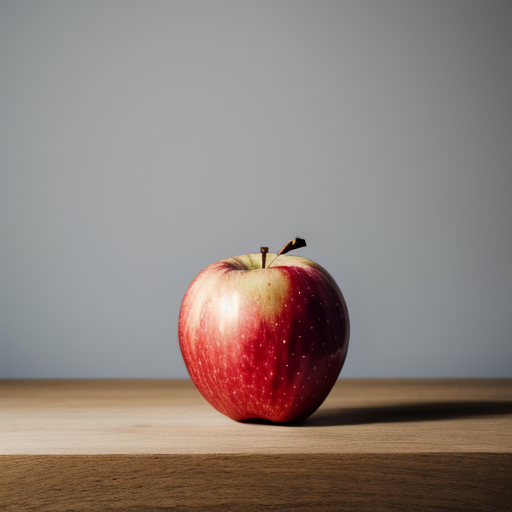
#> input picture data/apple.png, 512 x 512 px
$ jupyter execute --allow-errors poisson_image_editting.ipynb
#> lines starting #> are read from the running program, lines starting #| are printed output that depends on the picture; after the words box and inside, x2 and y2 are one past the last pixel; in counts of white or black regions, pixels touching at a corner belong together
# Setup some variables

[cell 1]
from pathlib import Path

DATA_DIR = "./data"
APPLE_IMAGE_PATH = str(Path(DATA_DIR, "apple.png"))
SEA_IMAGE_PATH = str(Path(DATA_DIR, "sea_with_coral.png"))
MASK_IMAGE_OUTPUT_PATH = str(Path(DATA_DIR, "mask.png"))
BLENDED_IMAGE_OUTPUT_PATH = str(Path(DATA_DIR, "output.png"))

print(APPLE_IMAGE_PATH)
print(SEA_IMAGE_PATH)
print(BLENDED_IMAGE_OUTPUT_PATH)
print(MASK_IMAGE_OUTPUT_PATH)

[cell 2]
import cv2
import numpy as np
import matplotlib.pyplot as plt


def convert_bgr2rgb(image_bgr):
    return cv2.cvtColor(image_bgr, cv2.COLOR_BGR2RGB)


def pil2cv(image_pil, convert_channel=True):
    image_np = np.array(image_pil, dtype=np.uint8)
    if convert_channel:
        image_np = cv2.cvtColor(image_np, cv2.COLOR_RGB2BGR)
    return image_np


def show_image_from_ndarray(image_array, bgr2rgb=True):
    if (len(image_array.shape) < 3) or (image_array.shape[-1] == 1):
        plt.imshow(image_array)
        plt.axis("off")
    else:
        if bgr2rgb:
            plt.imshow(convert_bgr2rgb(image_array))
        else:
            plt.imshow(image_array)
        plt.axis("off")


def segmentation_by_hsv(image_bgr, hsv_lower, hsv_upper):
    hsv = cv2.cvtColor(image_bgr, cv2.COLOR_BGR2HSV)
    return cv2.inRange(hsv, np.array(hsv_lower), np.array(hsv_upper))


def get_largest_contour_mask(mask_filled_depth):
    mask_largest_contour = np.zeros_like(mask_filled_depth)
    contours, _ = cv2.findContours(mask_filled_depth, cv2.RETR_TREE, cv2.CHAIN_APPROX_NONE)
    if len(contours) == 0:
        raise SystemError("[get_largest_contour_mask] len(contours) != 0")
    largest_contour = max(contours, key=cv2.contourArea)
    cv2.drawContours(mask_largest_contour, [largest_contour], -1, 255, -1)
    return mask_largest_contour

# Load some images

[cell 3]
import cv2

image_fg = cv2.imread(APPLE_IMAGE_PATH)
#> image_fg is the input picture: shape (512, 512, 3); mean B, G, R 124.5, 129.9, 141.8
show_image_from_ndarray(image_fg)

[cell 4]
image_bg = cv2.imread(SEA_IMAGE_PATH)
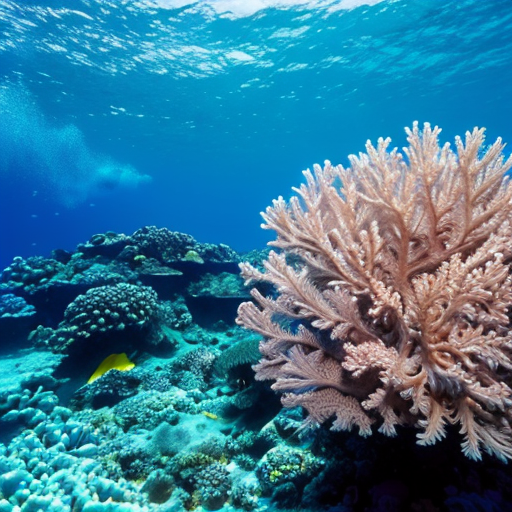
#> input picture data/sea_with_coral.png, 512 x 512 px
#> image_bg is the input picture: shape (512, 512, 3); mean B, G, R 147.6, 120.6, 54.6
show_image_from_ndarray(image_bg)

# Extract Red Area

[cell 5]
def extract_red_area(image):
    image_hsv = cv2.cvtColor(image, cv2.COLOR_BGR2HSV)
#> image_hsv: shape (512, 512, 3); mean H, S, V 76.4, 48.5, 144.4

    # 赤色の領域を抽出する
    mask1 = cv2.inRange(image_hsv, (0, 50, 50), (10, 255, 255))
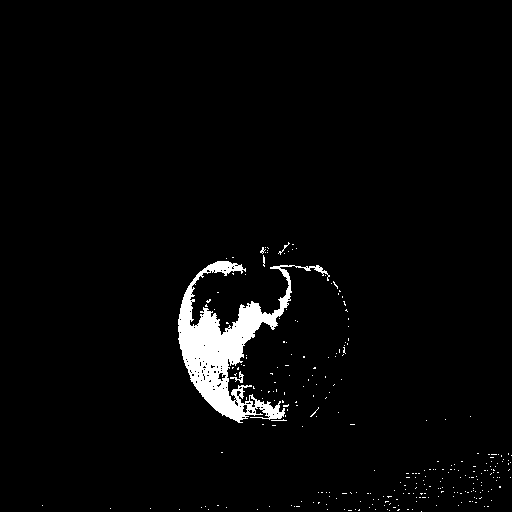
#> mask1: shape (512, 512); 2.9% white; 275 white regions (272 under 20 px), largest, box (x1, y1, x2, y2) and area: (178, 261, 330, 423) 7039, (230, 371, 244, 383) 53, (278, 242, 290, 255) 26
    mask2 = cv2.inRange(image_hsv, (170, 50, 50), (180, 255, 255))
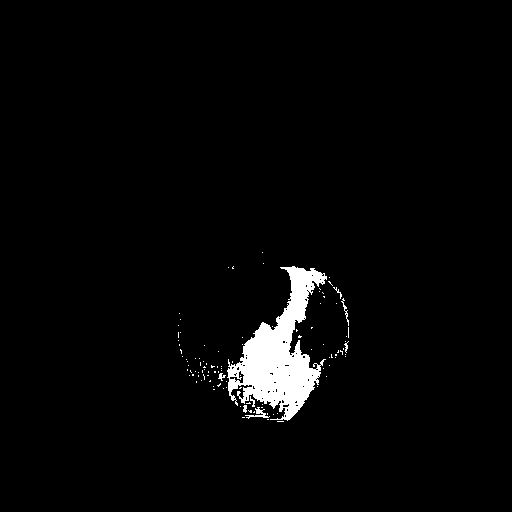
#> mask2: shape (512, 512); 2.7% white; 107 white regions (99 under 20 px)

    # マスクを合成
    mask = get_largest_contour_mask(cv2.bitwise_or(mask1, mask2))
#> in get_largest_contour_mask, `contours, _ = cv2.findContours(mask_filled_depth, cv2.RETR_TREE, cv2.C..`: contours = 272 contours, 270 with area under 20; largest, box (x1, y1, x2, y2) and area: (178, 261, 333, 423) 13734, (333, 281, 349, 358) 93
#> in get_largest_contour_mask, `contours, _ = cv2.findContours(mask_filled_depth, cv2.RETR_TREE, cv2.C..`:
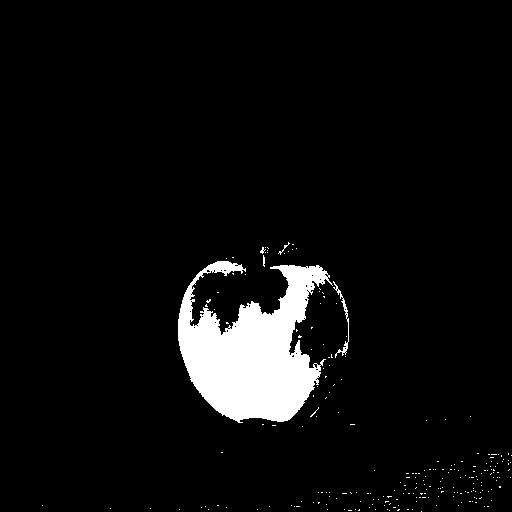
#> mask_filled_depth: shape (512, 512); 5.7% white; 232 white regions (228 under 20 px), largest, box (x1, y1, x2, y2) and area: (178, 261, 333, 423) 14182, (333, 281, 349, 358) 186, (278, 242, 290, 255) 26, (263, 255, 265, 267) 20
#> in get_largest_contour_mask, `largest_contour = max(contours, key=cv2.contourArea)`: largest_contour = contour of 1017 points, box (x1, y1, x2, y2) (178, 261, 333, 423), area 13734
#> in get_largest_contour_mask, `cv2.drawContours(mask_largest_contour, [largest_contour], -1, 255, -1)`:
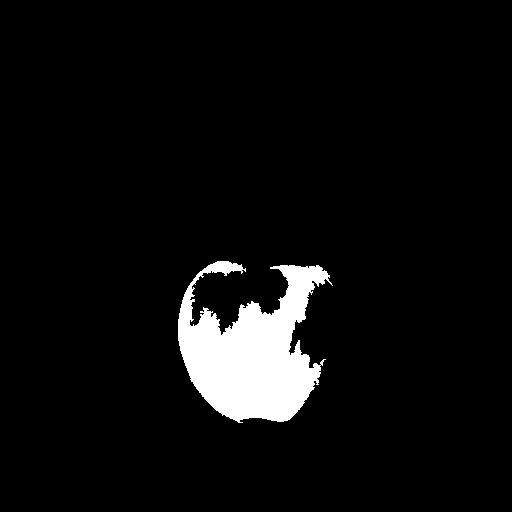
#> mask_largest_contour: shape (512, 512); 5.4% white; 1 white region

    # 凸包を計算する
    contours, hierarchy = cv2.findContours(mask, cv2.RETR_EXTERNAL, cv2.CHAIN_APPROX_SIMPLE)
#> contours = 1 contour; box (x1, y1, x2, y2) and area: (178, 261, 333, 423) 13734
    hull = cv2.convexHull(contours[0])
#> hull = contour of 35 points, box (x1, y1, x2, y2) (178, 261, 333, 423), area 20646

    # 凸包の内側にあるマスクを作成する
    hull_mask = np.zeros_like(mask)
    cv2.drawContours(hull_mask, [hull], 0, 255, -1)
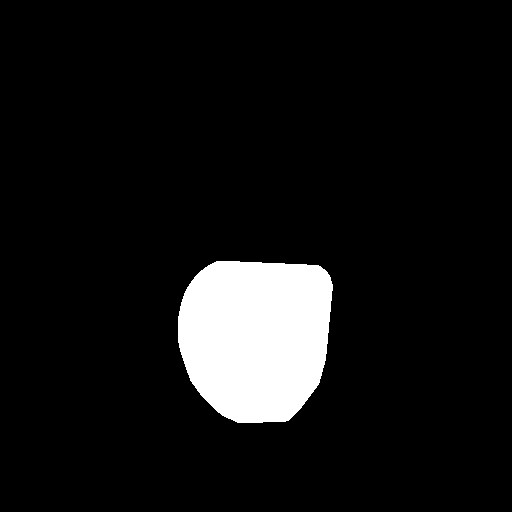
#> hull_mask: shape (512, 512); 8% white; 1 white region

    return hull_mask

[cell 6]
mask_red_area = extract_red_area(image_fg)
show_image_from_ndarray(mask_red_area)

[cell 7]
def get_circular_mask(mask):
    # 内部の輪郭を取得する
    contours, _ = cv2.findContours(mask, cv2.RETR_EXTERNAL, cv2.CHAIN_APPROX_SIMPLE)
#> contours = 1 contour; box (x1, y1, x2, y2) and area: (178, 261, 333, 423) 20650

    # 内側の輪郭の重心と面積を計算する
    cnt = contours[0]
#> cnt = contour of 156 points, box (x1, y1, x2, y2) (178, 261, 333, 423), area 20650
    M = cv2.moments(cnt)
#> M = moments, m00 20650, centre m10/m00, m01/m00 = (255.6, 336.6)
    center = (int(M['m10']/M['m00']), int(M['m01']/M['m00']))
#> center = (255, 336)
    area = cv2.contourArea(cnt)
#> area = 20650

    # 内側の輪郭を円近似する
    (x,y), radius = cv2.minEnclosingCircle(cnt)
#> x = 262.8; y = 335.5; radius = 90.32
    center = (int(x), int(y))
#> center = (262, 335)
    radius = int(radius)
#> radius = 90

    mask_circular = np.zeros_like(mask)
    return cv2.circle(mask_circular, center, radius, 255, -1)
#> returned value: shape (512, 512); 9.7% white; 1 white region, box (x1, y1, x2, y2) and area: (172, 245, 353, 426) 25445

[cell 8]
circular_mask = get_circular_mask(mask_red_area)
show_image_from_ndarray(circular_mask)

[cell 9]
circular_mask_ch3 = cv2.cvtColor(circular_mask, cv2.COLOR_GRAY2BGR)
#> circular_mask_ch3: shape (512, 512, 3); 9.7% white; 1 white region
show_image_from_ndarray(circular_mask_ch3)

cv2.imwrite(MASK_IMAGE_OUTPUT_PATH, circular_mask_ch3)
cv2.waitKey(10)

# Blending

[cell 10]
import cv2
import numpy as np
from pyamg.gallery import poisson
from pyamg import ruge_stuben_solver, solve


def poisson_blend(src, dst, mask, blend_alpha=0.5):
    # 1. マスクされたソース画像とマスク領域の輪郭を求める
#> called with blend_alpha = 0.5
    src_masked = src.copy()
    src_masked[mask == 0] = 0
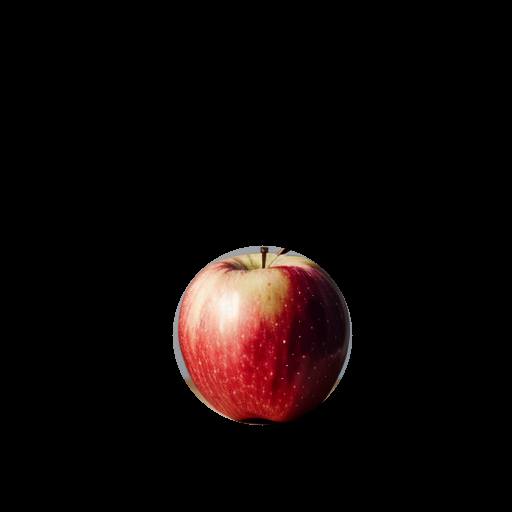
#> src_masked: shape (512, 512, 3) float32; mean B, G, R 0.0268, 0.0292, 0.057
    contours, _ = cv2.findContours(cv2.cvtColor(mask, cv2.COLOR_BGR2GRAY), cv2.RETR_EXTERNAL, cv2.CHAIN_APPROX_SIMPLE)
#> contours = 1 contour; box (x1, y1, x2, y2) and area: (172, 245, 353, 426) 25190

    # 2. ソース画像と同じサイズで、最初は全ての値が0の出力画像を用意する
    # output = np.zeros_like(src)
    output = dst.copy()

    # 3. 各チャンネルに対して、ポアソン方程式を解いて、ソース画像を出力画像にブレンドする
    for i in range(3):
        # ソース画像、出力画像、マスクされたソース画像、ソース画像のラプラシアンを用意する
        src_channel = src[:, :, i]
        output_channel = output[:, :, i]
        src_masked_channel = src_masked[:, :, i]
        laplacian = poisson((src.shape[0], src.shape[1]), format="csr") * src_channel.flatten()
        laplacian = laplacian.reshape(src_channel.shape)

        # マスク領域の外側には出力画像をコピーし、内側にはポアソン方程式で求めたブレンド画像をコピーする
        for cnt in contours:
            x, y, w, h = cv2.boundingRect(cnt)
            if w > 0 and h > 0:
                dst_roi = dst[y : y + h, x : x + w, i]
                src_roi = src_masked_channel[y : y + h, x : x + w]
                mask_roi = mask[y : y + h, x : x + w, i]

                # ポアソン方程式の係数行列と定数ベクトルを作成する
                A = poisson((h, w), format="csr")
                b = np.zeros_like(src_roi)

                b[1:-1, 1:-1] = (
                    laplacian[y + 1 : y + h - 1, x + 1 : x + w - 1]
                    + src_roi[1:-1, 1:-1]
                    - src_roi[1:-1, :-2]
                    - src_roi[1:-1, 2:]
                    - src_roi[:-2, 1:-1]
                    - src_roi[2:, 1:-1]
                )

                # ブレンド画像を求める
                solver = ruge_stuben_solver(A)
                blended = solver.solve(b.flatten()).reshape((h, w))
                blended = np.clip(blended, 0.0, 1.0)
                output[y : y + h, x : x + w, i] = dst_roi
                diff = blended - src_roi
                diff[mask_roi == 0] = 0

                src_roi_filled = src_roi.copy()
                src_roi_filled[mask_roi == 0] = dst_roi[mask_roi == 0]
                output[y : y + h, x : x + w, i] = (output[y : y + h, x : x + w, i] - diff) * blend_alpha
                output[y : y + h, x : x + w, i] += (1 - blend_alpha) * src_roi_filled
#> this loop made 1 pass
#> pass 1, in poisson_blend, `src_channel = src[:, :, i]`:
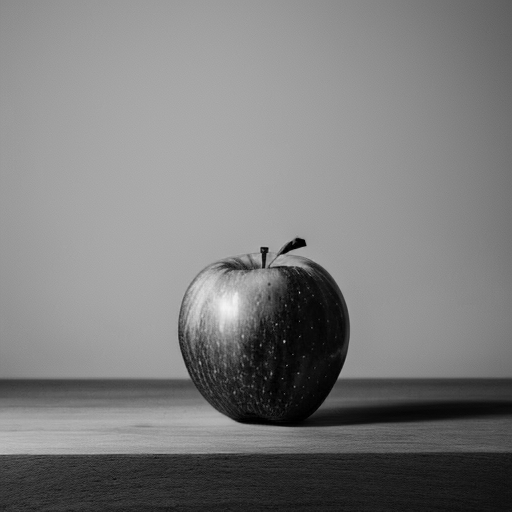
#> src_channel: shape (512, 512) float32; min 0, max 0.953, mean 0.488
#> pass 1, in poisson_blend, `output_channel = output[:, :, i]`:
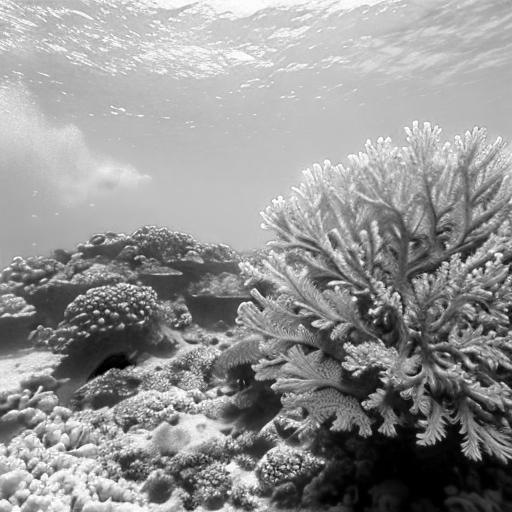
#> output_channel: shape (512, 512) float32; min 0, max 1, mean 0.579
#> pass 1, in poisson_blend, `src_masked_channel = src_masked[:, :, i]`:
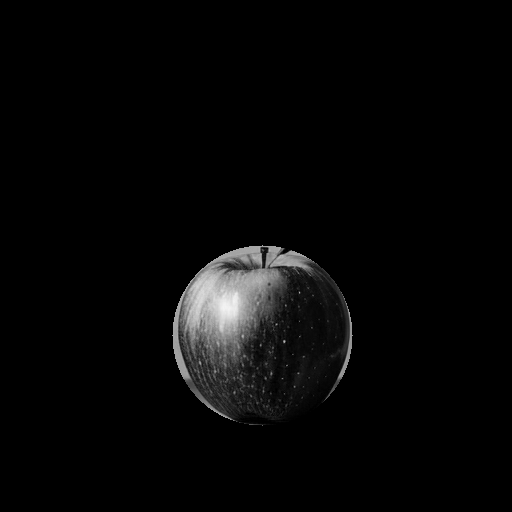
#> src_masked_channel: shape (512, 512) float32; min 0, max 0.953, mean 0.0268
    return output

[cell 11]
import time

image_fg_f = image_fg.astype(np.float32) / 255
image_bg_f = image_bg.astype(np.float32) / 255

start = time.time()
#> (the rest of this cell did not finish here and is left out)
